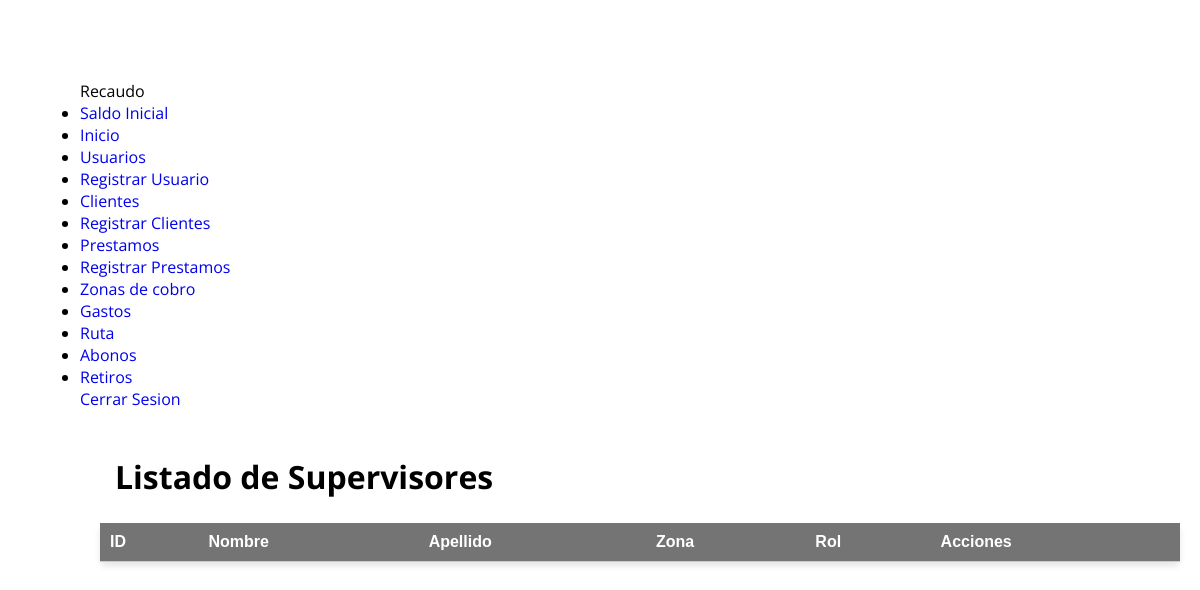
/resources/views/supervisor/abonos/lista_super.php (signed in), run on an earlier commit of the app's database.
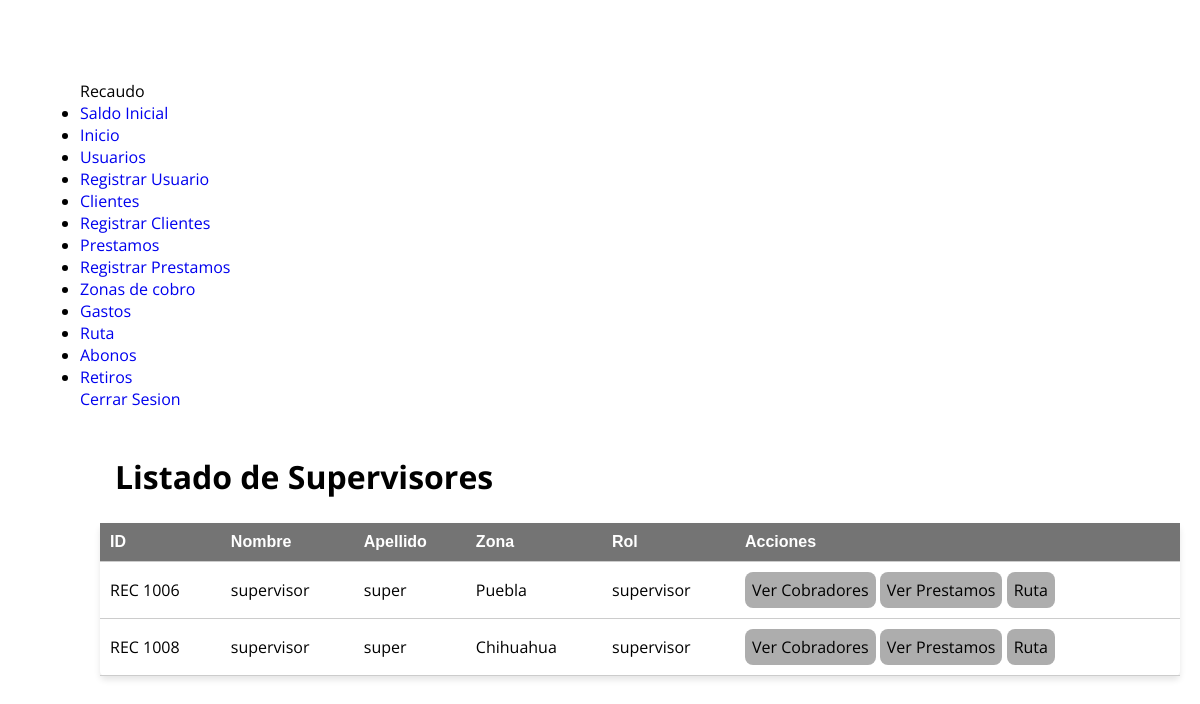
And on a later commit of the database.
### tables this page shows
CREATE TABLE `usuarios` (
  `ID` int NOT NULL,
  `Nombre` varchar(255) DEFAULT NULL,
  `Apellido` varchar(255) DEFAULT NULL,
  `Email` varchar(255) DEFAULT NULL,
  `Password` varchar(255) DEFAULT NULL,
  `Zona` varchar(255) DEFAULT NULL,
  `RolID` int DEFAULT NULL,
  `Estado` enum('activo','inactivo') NOT NULL DEFAULT 'activo'
);

CREATE TABLE `zonas` (
  `ID` int NOT NULL,
  `Nombre` varchar(255) DEFAULT NULL,
  `Capital` varchar(255) DEFAULT NULL,
  `CobradorAsignado` int DEFAULT NULL,
  `CodigoPostal` varchar(10) DEFAULT NULL
);

CREATE TABLE `roles` (
  `ID` int NOT NULL,
  `Nombre` varchar(50) DEFAULT NULL
);

### resources/views/supervisor/abonos/lista_super.php (the view, shortened to what this page needs)
<!DOCTYPE html>
<html lang="en">
<head>
    <link rel="stylesheet" href="/public/assets/css/lista_super.css">
</head>
<body>
    <div class="barra-lateral">
        <div>
            <div class="nombre-pagina">
                <span>Recaudo</span>
            </div>
        </div>
        <nav class="navegacion">
            <ul>
                <li>
                    <a href="/resources/views/admin/admin_saldo/saldo_admin.php">
                        <span>Saldo Inicial</span>
                    </a>
                </li>
                <li>
                    <a href="/resources/views/admin/inicio/inicio.php">
                        <span>Inicio</span>
                    </a>
                </li>
                <li>
                    <a href="/resources/views/admin/usuarios/crudusuarios.php">
                        <span>Usuarios</span>
                    </a>
                </li>
                <li>
                    <a href="/resources/views/admin/usuarios/registrar.php">
                        <span>Registrar Usuario</span>
                    </a>
                </li>
                <li>
                    <a href="/resources/views/admin/clientes/lista_clientes.php">
                        <span>Clientes</span>
                    </a>
                </li>
                <li>
                    <a href="/resources/views/admin/clientes/agregar_clientes.php">
                        <span>Registrar Clientes</span>
                    </a>
                </li>
                <li>
                    <a href="/resources/views/admin/creditos/crudPrestamos.php">
                        <span>Prestamos</span>
                    </a>
                </li>
                <li>
                    <a href="/resources/views/admin/creditos/prestamos.php">
                        <span>Registrar Prestamos</span>
                    </a>
                </li>
                <li>
                    <a href="/resources/views/admin/cobros/cobros.php">
                        <span>Zonas de cobro</span>
                    </a>
                </li>
                <li>
                    <a href="/resources/views/admin/gastos/gastos.php">
                        <span>Gastos</span>
                    </a>
                </li>
                <li>
                    <a href="/resources/views/admin/abonos/lista_super.php" class="hola">
                        <span>Ruta</span>
                    </a>
                </li>
                <li>
                    <a href="/resources/views/admin/abonos/abonos.php">
                        <span>Abonos</span>
                    </a>
                </li>
                <li>
                    <a href="/resources/views/admin/retiros/retiros.php">
                        <span>Retiros</span>
                    </a>
                </li>
            </ul>
        </nav>
        <div>
            <div class="modo-oscuro">
            <div class="info">
                    <a href="/controllers/cerrar_sesion.php"><span>Cerrar Sesion</span></a>
                </div>
            </div>
        </div>
    </div>
    <main>
    <h1 class="text-center">Listado de Supervisores</h1>
<div class="container-fluid">
        <table class="table">
            <thead>
                <tr>
                    <th scope="col">ID</th>
                    <th scope="col">Nombre</th>
                    <th scope="col">Apellido</th>
                    <th scope="col">Zona</th>
                    <th scope="col">Rol</th>
                    <th scope="col">Acciones</th>
                </tr>
            </thead>
            <tbody>
                <?php
                include("../../../../controllers/conexion.php");
                $sql = $conexion->prepare("SELECT Usuarios.ID, Usuarios.Nombre, Usuarios.Apellido, Usuarios.Email, Zonas.Nombre AS Zona, Roles.Nombre AS Rol FROM Usuarios JOIN Zonas ON Usuarios.Zona = Zonas.ID JOIN Roles ON Usuarios.RolID = Roles.ID WHERE Roles.ID = 2");
                if (!$sql->execute()) {
                    die("La ejecución de la consulta SQL falló: " . $sql->error);
                }
                $result = $sql->get_result();
                $rowCount = 0;
                while ($datos = $result->fetch_object()) {
                    $rowCount++;
                    ?>
                    <tr class="row<?= $rowCount ?>">
                        <td><?= "REC 100" .$datos->ID ?></td>
                        <td><?= $datos->Nombre ?></td>
                        <td><?= $datos->Apellido ?></td>
                        <td><?= $datos->Zona ?></td>
                        <td><?= $datos->Rol ?></td>
                        <td>
                            <a href="ver_cobradores.php?zona=<?= urlencode($datos->Zona) ?>" class="btn btn-primary">Ver Cobradores</a>
                            <a href="ver_prestamos.php?zona=<?= urlencode($datos->Zona) ?>" class="btn btn-primary">Ver Prestamos</a>
                            <a href="ruta.php?zona=<?= urlencode($datos->Zona) ?>" class="btn btn-primary">Ruta</a>
                        </td>
                    </tr>
                <?php } ?>
            </tbody>
        </table>
    </div>
    </main>

### public/assets/css/lista_super.css (style rules this page uses)
* { margin: 0; padding: 0; box-sizing: border-box; text-decoration: none; font-family: 'Open Sans', sans-serif; }
body { margin-left: 80px; margin-top: 80px; transition: margin-left 300ms cubic-bezier(0.785, 0.135, 0.15, 0.86); }
main { padding: 20px; }
table { width: 100%; border-collapse: collapse; background-color: #fff; box-shadow: 0 4px 6px rgba(0, 0, 0, 0.1); border-radius: 5px; }
th, td { padding: 10px; text-align: left; border-bottom: 1px solid #ccc; }
th { background-color: #747474; color: #ffffff; font-weight: bold; font-family: Arial, Helvetica, sans-serif; }
td a { background: #adadad; text-decoration: none; color: #000000; transition: color 0.3s ease; padding: 7px; border-radius: 8px; display: inline-block; text-align: center; }
h1.text-center { margin: 10px 0; padding: 15px; }

What changed in the data, as far as the page shows it:
added usuarios: ID "6", Nombre "supervisor", Apellido "super", zonas.Nombre "Puebla", RolID.Nombre "supervisor"
added usuarios: ID "8", Nombre "supervisor", Apellido "super", zonas.Nombre "Chihuahua", RolID.Nombre "supervisor"
